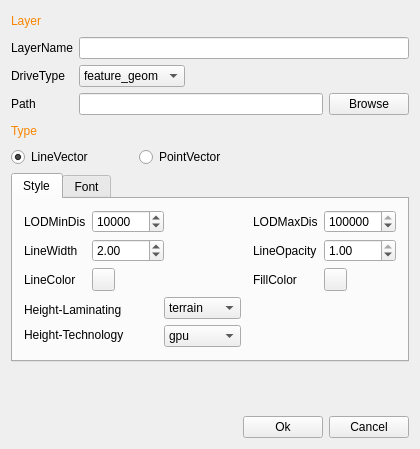
<?xml version="1.0" encoding="UTF-8"?>
<ui version="4.0">
 <class>PropertyVectorLayerDialog</class>
 <widget class="QWidget" name="PropertyVectorLayerDialog">
  <property name="geometry">
   <rect>
    <x>0</x>
    <y>0</y>
    <width>420</width>
    <height>449</height>
   </rect>
  </property>
  <property name="windowTitle">
   <string>CVectorLayerDialog</string>
  </property>
  <layout class="QGridLayout" name="gridLayout_3">
   <item row="0" column="0" colspan="2">
    <layout class="QHBoxLayout" name="horizontalLayout">
     <item>
      <widget class="QLabel" name="label_layer">
       <property name="styleSheet">
        <string notr="true">color: rgb(249, 133, 0);</string>
       </property>
       <property name="text">
        <string>Layer</string>
       </property>
      </widget>
     </item>
     <item>
      <spacer name="horizontalSpacer">
       <property name="orientation">
        <enum>Qt::Horizontal</enum>
       </property>
       <property name="sizeHint" stdset="0">
        <size>
         <width>40</width>
         <height>20</height>
        </size>
       </property>
      </spacer>
     </item>
    </layout>
   </item>
   <item row="1" column="0">
    <layout class="QVBoxLayout" name="verticalLayout_3">
     <item>
      <widget class="QLabel" name="label_layerName">
       <property name="text">
        <string>LayerName</string>
       </property>
      </widget>
     </item>
     <item>
      <widget class="QLabel" name="label_driveType">
       <property name="text">
        <string>DriveType</string>
       </property>
      </widget>
     </item>
     <item>
      <widget class="QLabel" name="label_path">
       <property name="text">
        <string>Path</string>
       </property>
      </widget>
     </item>
    </layout>
   </item>
   <item row="1" column="1">
    <layout class="QVBoxLayout" name="verticalLayout_4">
     <item>
      <widget class="QLineEdit" name="lineEdit_layerName"/>
     </item>
     <item>
      <layout class="QHBoxLayout" name="horizontalLayout_13">
       <item>
        <widget class="QComboBox" name="comboBox_driveType">
         <item>
          <property name="text">
           <string>feature_geom</string>
          </property>
         </item>
         <item>
          <property name="text">
           <string>hgvector</string>
          </property>
         </item>
         <item>
          <property name="text">
           <string>ogr</string>
          </property>
         </item>
         <item>
          <property name="text">
           <string>raster</string>
          </property>
         </item>
         <item>
          <property name="text">
           <string>tfs</string>
          </property>
         </item>
         <item>
          <property name="text">
           <string>wfs</string>
          </property>
         </item>
         <item>
          <property name="text">
           <string>xyz</string>
          </property>
         </item>
        </widget>
       </item>
       <item>
        <spacer name="horizontalSpacer_17">
         <property name="orientation">
          <enum>Qt::Horizontal</enum>
         </property>
         <property name="sizeHint" stdset="0">
          <size>
           <width>40</width>
           <height>20</height>
          </size>
         </property>
        </spacer>
       </item>
      </layout>
     </item>
     <item>
      <layout class="QHBoxLayout" name="horizontalLayout_12">
       <item>
        <widget class="QLineEdit" name="lineEdit_path"/>
       </item>
       <item>
        <widget class="QPushButton" name="btn_find_path">
         <property name="sizePolicy">
          <sizepolicy hsizetype="Minimum" vsizetype="Fixed">
           <horstretch>0</horstretch>
           <verstretch>0</verstretch>
          </sizepolicy>
         </property>
         <property name="text">
          <string>Browse</string>
         </property>
        </widget>
       </item>
      </layout>
     </item>
    </layout>
   </item>
   <item row="2" column="0" colspan="2">
    <layout class="QHBoxLayout" name="horizontalLayout_6">
     <item>
      <widget class="QLabel" name="label_type">
       <property name="styleSheet">
        <string notr="true">color: rgb(249, 133, 0);</string>
       </property>
       <property name="text">
        <string>Type</string>
       </property>
      </widget>
     </item>
     <item>
      <spacer name="horizontalSpacer_11">
       <property name="orientation">
        <enum>Qt::Horizontal</enum>
       </property>
       <property name="sizeHint" stdset="0">
        <size>
         <width>40</width>
         <height>20</height>
        </size>
       </property>
      </spacer>
     </item>
    </layout>
   </item>
   <item row="3" column="0" colspan="2">
    <layout class="QHBoxLayout" name="horizontalLayout_10">
     <item>
      <widget class="QRadioButton" name="radioBtn_lineVector">
       <property name="text">
        <string>LineVector</string>
       </property>
       <property name="checked">
        <bool>true</bool>
       </property>
      </widget>
     </item>
     <item>
      <spacer name="horizontalSpacer_12">
       <property name="orientation">
        <enum>Qt::Horizontal</enum>
       </property>
       <property name="sizeType">
        <enum>QSizePolicy::Preferred</enum>
       </property>
       <property name="sizeHint" stdset="0">
        <size>
         <width>40</width>
         <height>20</height>
        </size>
       </property>
      </spacer>
     </item>
     <item>
      <widget class="QRadioButton" name="radioBtn_pointVector">
       <property name="text">
        <string>PointVector</string>
       </property>
      </widget>
     </item>
     <item>
      <spacer name="horizontalSpacer_13">
       <property name="orientation">
        <enum>Qt::Horizontal</enum>
       </property>
       <property name="sizeHint" stdset="0">
        <size>
         <width>40</width>
         <height>20</height>
        </size>
       </property>
      </spacer>
     </item>
    </layout>
   </item>
   <item row="4" column="0" colspan="2">
    <layout class="QVBoxLayout" name="verticalLayout_9">
     <item>
      <widget class="QTabWidget" name="tabWidget">
       <property name="currentIndex">
        <number>0</number>
       </property>
       <widget class="QWidget" name="tab_style">
        <attribute name="title">
         <string>Style</string>
        </attribute>
        <layout class="QGridLayout" name="gridLayout">
         <item row="0" column="1">
          <layout class="QVBoxLayout" name="verticalLayout_2">
           <item>
            <widget class="QSpinBox" name="spinBox_minDistance">
             <property name="maximum">
              <number>999999999</number>
             </property>
             <property name="singleStep">
              <number>1000</number>
             </property>
             <property name="value">
              <number>10000</number>
             </property>
            </widget>
           </item>
           <item>
            <widget class="QDoubleSpinBox" name="dSpinBox_lineWidth">
             <property name="minimum">
              <double>0.100000000000000</double>
             </property>
             <property name="maximum">
              <double>10.000000000000000</double>
             </property>
             <property name="singleStep">
              <double>0.500000000000000</double>
             </property>
             <property name="value">
              <double>2.000000000000000</double>
             </property>
            </widget>
           </item>
           <item>
            <layout class="QHBoxLayout" name="horizontalLayout_2">
             <item>
              <widget class="QPushButton" name="btn_lineColor">
               <property name="minimumSize">
                <size>
                 <width>23</width>
                 <height>23</height>
                </size>
               </property>
               <property name="maximumSize">
                <size>
                 <width>23</width>
                 <height>23</height>
                </size>
               </property>
               <property name="styleSheet">
                <string notr="true"/>
               </property>
              </widget>
             </item>
             <item>
              <spacer name="horizontalSpacer_3">
               <property name="orientation">
                <enum>Qt::Horizontal</enum>
               </property>
               <property name="sizeHint" stdset="0">
                <size>
                 <width>40</width>
                 <height>20</height>
                </size>
               </property>
              </spacer>
             </item>
            </layout>
           </item>
          </layout>
         </item>
         <item row="0" column="0">
          <layout class="QVBoxLayout" name="verticalLayout">
           <item>
            <widget class="QLabel" name="label_minDistance">
             <property name="text">
              <string>LODMinDis</string>
             </property>
            </widget>
           </item>
           <item>
            <widget class="QLabel" name="label_lineWidth">
             <property name="text">
              <string>LineWidth</string>
             </property>
            </widget>
           </item>
           <item>
            <widget class="QLabel" name="label_lineColor">
             <property name="text">
              <string>LineColor</string>
             </property>
            </widget>
           </item>
          </layout>
         </item>
         <item row="0" column="4">
          <layout class="QVBoxLayout" name="verticalLayout_5">
           <item>
            <widget class="QLabel" name="label_maxDistance">
             <property name="text">
              <string>LODMaxDis</string>
             </property>
            </widget>
           </item>
           <item>
            <widget class="QLabel" name="label_lineOpacity">
             <property name="text">
              <string>LineOpacity</string>
             </property>
            </widget>
           </item>
           <item>
            <widget class="QLabel" name="label_fillColor">
             <property name="text">
              <string>FillColor</string>
             </property>
            </widget>
           </item>
          </layout>
         </item>
         <item row="0" column="5">
          <layout class="QVBoxLayout" name="verticalLayout_6">
           <item>
            <widget class="QSpinBox" name="spinBox_maxDistance">
             <property name="maximum">
              <number>999999999</number>
             </property>
             <property name="singleStep">
              <number>10000</number>
             </property>
             <property name="value">
              <number>50000000</number>
             </property>
            </widget>
           </item>
           <item>
            <widget class="QDoubleSpinBox" name="dspinBox_lineOpacity">
             <property name="maximum">
              <double>1.000000000000000</double>
             </property>
             <property name="singleStep">
              <double>0.100000000000000</double>
             </property>
             <property name="value">
              <double>1.000000000000000</double>
             </property>
            </widget>
           </item>
           <item>
            <layout class="QHBoxLayout" name="horizontalLayout_3">
             <item>
              <widget class="QPushButton" name="btn_fillColor">
               <property name="sizePolicy">
                <sizepolicy hsizetype="Minimum" vsizetype="Maximum">
                 <horstretch>0</horstretch>
                 <verstretch>0</verstretch>
                </sizepolicy>
               </property>
               <property name="minimumSize">
                <size>
                 <width>23</width>
                 <height>23</height>
                </size>
               </property>
               <property name="maximumSize">
                <size>
                 <width>23</width>
                 <height>23</height>
                </size>
               </property>
               <property name="styleSheet">
                <string notr="true"/>
               </property>
              </widget>
             </item>
             <item>
              <spacer name="horizontalSpacer_4">
               <property name="orientation">
                <enum>Qt::Horizontal</enum>
               </property>
               <property name="sizeHint" stdset="0">
                <size>
                 <width>40</width>
                 <height>20</height>
                </size>
               </property>
              </spacer>
             </item>
            </layout>
           </item>
          </layout>
         </item>
         <item row="1" column="0" colspan="6">
          <layout class="QHBoxLayout" name="horizontalLayout_11">
           <property name="spacing">
            <number>0</number>
           </property>
           <item>
            <layout class="QVBoxLayout" name="verticalLayout_11">
             <property name="spacing">
              <number>0</number>
             </property>
             <item>
              <widget class="QLabel" name="label_laminating">
               <property name="text">
                <string>Height-Laminating</string>
               </property>
              </widget>
             </item>
             <item>
              <widget class="QLabel" name="label_technology">
               <property name="text">
                <string>Height-Technology</string>
               </property>
              </widget>
             </item>
            </layout>
           </item>
           <item>
            <spacer name="horizontalSpacer_15">
             <property name="orientation">
              <enum>Qt::Horizontal</enum>
             </property>
             <property name="sizeType">
              <enum>QSizePolicy::Preferred</enum>
             </property>
             <property name="sizeHint" stdset="0">
              <size>
               <width>40</width>
               <height>20</height>
              </size>
             </property>
            </spacer>
           </item>
           <item>
            <layout class="QVBoxLayout" name="verticalLayout_10">
             <property name="spacing">
              <number>6</number>
             </property>
             <item>
              <widget class="QComboBox" name="comboBox_attribute">
               <item>
                <property name="text">
                 <string>terrain</string>
                </property>
               </item>
               <item>
                <property name="text">
                 <string>relative</string>
                </property>
               </item>
               <item>
                <property name="text">
                 <string>absolute</string>
                </property>
               </item>
               <item>
                <property name="text">
                 <string>none</string>
                </property>
               </item>
              </widget>
             </item>
             <item>
              <widget class="QComboBox" name="comboBox_technology">
               <item>
                <property name="text">
                 <string>gpu</string>
                </property>
               </item>
               <item>
                <property name="text">
                 <string>drape</string>
                </property>
               </item>
               <item>
                <property name="text">
                 <string>map</string>
                </property>
               </item>
               <item>
                <property name="text">
                 <string>scene</string>
                </property>
               </item>
              </widget>
             </item>
            </layout>
           </item>
           <item>
            <spacer name="horizontalSpacer_14">
             <property name="orientation">
              <enum>Qt::Horizontal</enum>
             </property>
             <property name="sizeHint" stdset="0">
              <size>
               <width>40</width>
               <height>20</height>
              </size>
             </property>
            </spacer>
           </item>
          </layout>
         </item>
         <item row="0" column="2">
          <spacer name="horizontalSpacer_16">
           <property name="orientation">
            <enum>Qt::Horizontal</enum>
           </property>
           <property name="sizeHint" stdset="0">
            <size>
             <width>40</width>
             <height>20</height>
            </size>
           </property>
          </spacer>
         </item>
        </layout>
       </widget>
       <widget class="QWidget" name="tab_font">
        <attribute name="title">
         <string>Font</string>
        </attribute>
        <layout class="QGridLayout" name="gridLayout_2">
         <item row="0" column="0">
          <layout class="QVBoxLayout" name="verticalLayout_7">
           <item>
            <widget class="QLabel" name="label_fontSize">
             <property name="text">
              <string>FontSize</string>
             </property>
            </widget>
           </item>
           <item>
            <widget class="QLabel" name="label_fontFormat">
             <property name="text">
              <string>FontFormat</string>
             </property>
            </widget>
           </item>
           <item>
            <widget class="QLabel" name="label_fontColor">
             <property name="text">
              <string>FontColor</string>
             </property>
            </widget>
           </item>
           <item>
            <widget class="QLabel" name="label_icon">
             <property name="text">
              <string>Icon</string>
             </property>
            </widget>
           </item>
          </layout>
         </item>
         <item row="0" column="1">
          <layout class="QVBoxLayout" name="verticalLayout_8">
           <item>
            <layout class="QHBoxLayout" name="horizontalLayout_5">
             <item>
              <widget class="QSpinBox" name="spinBox_fontSize">
               <property name="maximum">
                <number>100</number>
               </property>
               <property name="value">
                <number>18</number>
               </property>
              </widget>
             </item>
             <item>
              <spacer name="horizontalSpacer_5">
               <property name="orientation">
                <enum>Qt::Horizontal</enum>
               </property>
               <property name="sizeHint" stdset="0">
                <size>
                 <width>40</width>
                 <height>20</height>
                </size>
               </property>
              </spacer>
             </item>
            </layout>
           </item>
           <item>
            <widget class="QLineEdit" name="lineEdit_fontFormat"/>
           </item>
           <item>
            <layout class="QHBoxLayout" name="horizontalLayout_7">
             <item>
              <spacer name="horizontalSpacer_6">
               <property name="orientation">
                <enum>Qt::Horizontal</enum>
               </property>
               <property name="sizeHint" stdset="0">
                <size>
                 <width>40</width>
                 <height>20</height>
                </size>
               </property>
              </spacer>
             </item>
             <item>
              <widget class="QPushButton" name="btn_fontColor">
               <property name="minimumSize">
                <size>
                 <width>23</width>
                 <height>23</height>
                </size>
               </property>
               <property name="maximumSize">
                <size>
                 <width>23</width>
                 <height>23</height>
                </size>
               </property>
               <property name="text">
                <string/>
               </property>
              </widget>
             </item>
             <item>
              <spacer name="horizontalSpacer_8">
               <property name="orientation">
                <enum>Qt::Horizontal</enum>
               </property>
               <property name="sizeHint" stdset="0">
                <size>
                 <width>40</width>
                 <height>20</height>
                </size>
               </property>
              </spacer>
             </item>
             <item>
              <widget class="QLabel" name="label_shadowColor">
               <property name="text">
                <string>ShadowColor</string>
               </property>
              </widget>
             </item>
             <item>
              <spacer name="horizontalSpacer_7">
               <property name="orientation">
                <enum>Qt::Horizontal</enum>
               </property>
               <property name="sizeHint" stdset="0">
                <size>
                 <width>40</width>
                 <height>20</height>
                </size>
               </property>
              </spacer>
             </item>
             <item>
              <widget class="QPushButton" name="btn_shadowColor">
               <property name="minimumSize">
                <size>
                 <width>23</width>
                 <height>23</height>
                </size>
               </property>
               <property name="maximumSize">
                <size>
                 <width>23</width>
                 <height>23</height>
                </size>
               </property>
               <property name="text">
                <string/>
               </property>
              </widget>
             </item>
             <item>
              <spacer name="horizontalSpacer_10">
               <property name="orientation">
                <enum>Qt::Horizontal</enum>
               </property>
               <property name="sizeHint" stdset="0">
                <size>
                 <width>40</width>
                 <height>20</height>
                </size>
               </property>
              </spacer>
             </item>
            </layout>
           </item>
           <item>
            <layout class="QHBoxLayout" name="horizontalLayout_8">
             <item>
              <widget class="QLineEdit" name="lineEdit_icon"/>
             </item>
             <item>
              <widget class="QPushButton" name="btn_find_icon">
               <property name="text">
                <string>Browse</string>
               </property>
              </widget>
             </item>
            </layout>
           </item>
          </layout>
         </item>
         <item row="1" column="0" colspan="2">
          <layout class="QHBoxLayout" name="horizontalLayout_9">
           <item>
            <widget class="QCheckBox" name="checkBox_dodge">
             <property name="text">
              <string>Dodge</string>
             </property>
            </widget>
           </item>
           <item>
            <spacer name="horizontalSpacer_9">
             <property name="orientation">
              <enum>Qt::Horizontal</enum>
             </property>
             <property name="sizeHint" stdset="0">
              <size>
               <width>40</width>
               <height>20</height>
              </size>
             </property>
            </spacer>
           </item>
          </layout>
         </item>
        </layout>
       </widget>
      </widget>
     </item>
     <item>
      <spacer name="verticalSpacer">
       <property name="orientation">
        <enum>Qt::Vertical</enum>
       </property>
       <property name="sizeHint" stdset="0">
        <size>
         <width>20</width>
         <height>40</height>
        </size>
       </property>
      </spacer>
     </item>
     <item>
      <layout class="QHBoxLayout" name="horizontalLayout_4">
       <item>
        <spacer name="horizontalSpacer_2">
         <property name="orientation">
          <enum>Qt::Horizontal</enum>
         </property>
         <property name="sizeHint" stdset="0">
          <size>
           <width>40</width>
           <height>20</height>
          </size>
         </property>
        </spacer>
       </item>
       <item>
        <widget class="QPushButton" name="btn_ok">
         <property name="text">
          <string>Ok</string>
         </property>
        </widget>
       </item>
       <item>
        <widget class="QPushButton" name="btn_cancel">
         <property name="text">
          <string>Cancel</string>
         </property>
        </widget>
       </item>
      </layout>
     </item>
    </layout>
   </item>
  </layout>
 </widget>
 <layoutdefault spacing="6" margin="11"/>
 <resources>
  <include location="../resource/images.qrc"/>
 </resources>
 <connections/>
</ui>
